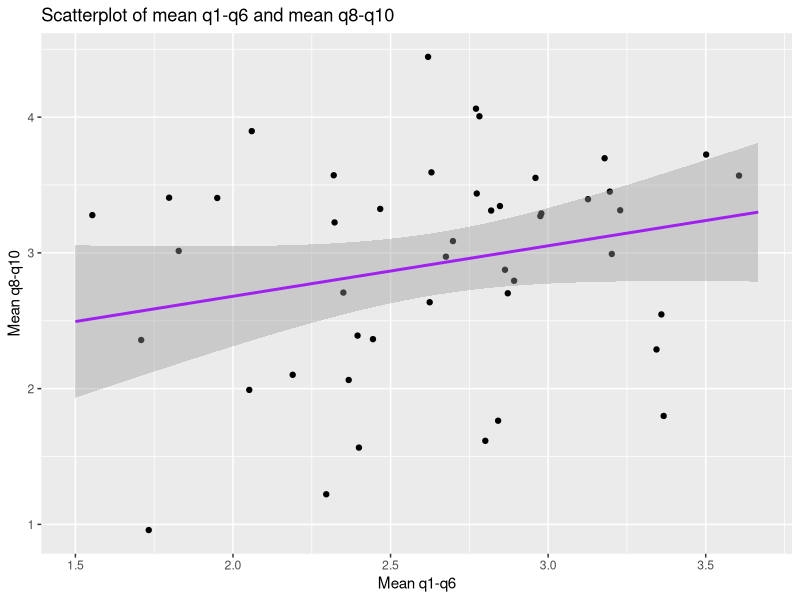

Source code (R): (Note: this script raises an error after producing the figure.)
## ---- chunk 1
setwd(dirname(rstudioapi::getActiveDocumentContext()$path))
library(tidyverse)
## ---- chunk 2
week8_tbl <-  read.csv(file = "../data/week3.csv") |>
  mutate(timeStart = ymd_hms(timeStart),
         timeEnd = ymd_hms(timeStart),
         gender = factor(gender, levels=c("M","F"),
                         labels = c("Male","Female")),
         condition=factor(condition, levels=c("A", "B", "C"),
                           labels=c("Block A", "Block B", "Control")),
         q5= 6 - q5) |> 
  dplyr::filter(q6 == 1)
## ---- chunk 3
week8_tbl %>% select(q1:q6)
(week8_tbl <-  week8_tbl %>% 
  mutate(mean_q1_q6 = rowMeans(select(., q1:q6)),
         mean_q8_q10 = rowMeans(select(., q8:q10)))) %>% 
  ggplot(aes(x=mean_q1_q6, y=mean_q8_q10)) + 
  geom_jitter() + 
  geom_smooth(method = "lm", color = "purple") +
  labs(x="Mean q1-q6",
       y="Mean q8-q10",
       title = "Scatterplot of mean q1-q6 and mean q8-q10")
## ---- chunk 4
cor.test(week8_tbl$mean_q1_q6, week8_tbl$mean_q8_q10)
## ---- chunk 5
shiny_tbl <- week8_tbl %>% 
  select(timeEnd, gender, mean_q1_q6, mean_q8_q10) %>% 
  saveRDS("../shiny/shiny.rds")
## ---- chunk 6
# Render to out folder
rmarkdown::render("week8.Rmd", output_file = "../out/week8.html")
